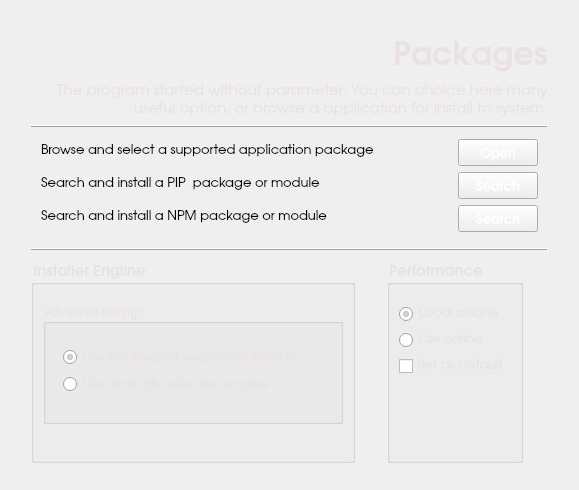
<?xml version="1.0" encoding="UTF-8"?>
<ui version="4.0">
 <class>configWidget</class>
 <widget class="QWidget" name="configWidget">
  <property name="geometry">
   <rect>
    <x>0</x>
    <y>0</y>
    <width>579</width>
    <height>490</height>
   </rect>
  </property>
  <property name="windowTitle">
   <string>Config</string>
  </property>
  <property name="styleSheet">
   <string notr="true"/>
  </property>
  <layout class="QGridLayout" name="gridLayout_3">
   <item row="1" column="1">
    <layout class="QVBoxLayout" name="verticalLayout">
     <item>
      <layout class="QVBoxLayout" name="verticalLayout_4">
       <item>
        <widget class="QLabel" name="label">
         <property name="sizePolicy">
          <sizepolicy hsizetype="Preferred" vsizetype="Fixed">
           <horstretch>0</horstretch>
           <verstretch>0</verstretch>
          </sizepolicy>
         </property>
         <property name="minimumSize">
          <size>
           <width>0</width>
           <height>50</height>
          </size>
         </property>
         <property name="font">
          <font>
           <family>URW Gothic L</family>
           <pointsize>24</pointsize>
           <weight>75</weight>
           <bold>true</bold>
          </font>
         </property>
         <property name="styleSheet">
          <string>color: rgb(234, 225, 228);</string>
         </property>
         <property name="text">
          <string>Packages</string>
         </property>
         <property name="alignment">
          <set>Qt::AlignRight|Qt::AlignTrailing|Qt::AlignVCenter</set>
         </property>
         <property name="wordWrap">
          <bool>true</bool>
         </property>
        </widget>
       </item>
      </layout>
     </item>
     <item>
      <layout class="QHBoxLayout" name="horizontalLayout">
       <item>
        <widget class="QLabel" name="labelConfigDesc">
         <property name="minimumSize">
          <size>
           <width>300</width>
           <height>0</height>
          </size>
         </property>
         <property name="font">
          <font>
           <family>URW Gothic L</family>
           <pointsize>11</pointsize>
          </font>
         </property>
         <property name="styleSheet">
          <string notr="true">color: rgb(234, 225, 228);</string>
         </property>
         <property name="text">
          <string>&lt;html&gt;&lt;head/&gt;&lt;body&gt;&lt;p&gt;The program started without parameter. You can choice here many useful option, or browse a application for install to system.&lt;/p&gt;&lt;/body&gt;&lt;/html&gt;</string>
         </property>
         <property name="alignment">
          <set>Qt::AlignRight|Qt::AlignTrailing|Qt::AlignVCenter</set>
         </property>
         <property name="wordWrap">
          <bool>true</bool>
         </property>
        </widget>
       </item>
      </layout>
     </item>
     <item>
      <widget class="QFrame" name="frame">
       <property name="sizePolicy">
        <sizepolicy hsizetype="Preferred" vsizetype="Fixed">
         <horstretch>0</horstretch>
         <verstretch>10</verstretch>
        </sizepolicy>
       </property>
       <property name="frameShape">
        <enum>QFrame::HLine</enum>
       </property>
       <property name="frameShadow">
        <enum>QFrame::Raised</enum>
       </property>
      </widget>
     </item>
     <item>
      <spacer name="verticalSpacer_4">
       <property name="orientation">
        <enum>Qt::Vertical</enum>
       </property>
       <property name="sizeType">
        <enum>QSizePolicy::Expanding</enum>
       </property>
       <property name="sizeHint" stdset="0">
        <size>
         <width>20</width>
         <height>5</height>
        </size>
       </property>
      </spacer>
     </item>
     <item>
      <layout class="QHBoxLayout" name="horizontalLayout_4">
       <property name="leftMargin">
        <number>10</number>
       </property>
       <property name="rightMargin">
        <number>10</number>
       </property>
       <item>
        <widget class="QLabel" name="labelTouchPadPdesc_2">
         <property name="sizePolicy">
          <sizepolicy hsizetype="Expanding" vsizetype="Preferred">
           <horstretch>0</horstretch>
           <verstretch>0</verstretch>
          </sizepolicy>
         </property>
         <property name="font">
          <font>
           <family>URW Gothic L</family>
           <pointsize>10</pointsize>
          </font>
         </property>
         <property name="autoFillBackground">
          <bool>false</bool>
         </property>
         <property name="text">
          <string>&lt;!DOCTYPE HTML PUBLIC &quot;-//W3C//DTD HTML 4.0//EN&quot; &quot;http://www.w3.org/TR/REC-html40/strict.dtd&quot;&gt;
&lt;html&gt;&lt;head&gt;&lt;meta name=&quot;qrichtext&quot; content=&quot;1&quot; /&gt;&lt;style type=&quot;text/css&quot;&gt;
p, li { white-space: pre-wrap; }
&lt;/style&gt;&lt;/head&gt;&lt;body style=&quot; font-family:'URW Gothic L'; font-size:10pt; font-weight:400; font-style:normal;&quot;&gt;
&lt;p style=&quot; margin-top:0px; margin-bottom:0px; margin-left:0px; margin-right:0px; -qt-block-indent:0; text-indent:0px;&quot;&gt;Browse and select a supported application package&lt;/p&gt;&lt;/body&gt;&lt;/html&gt;</string>
         </property>
         <property name="textFormat">
          <enum>Qt::AutoText</enum>
         </property>
         <property name="wordWrap">
          <bool>true</bool>
         </property>
        </widget>
       </item>
       <item>
        <spacer name="horizontalSpacer_6">
         <property name="orientation">
          <enum>Qt::Horizontal</enum>
         </property>
         <property name="sizeType">
          <enum>QSizePolicy::Fixed</enum>
         </property>
         <property name="sizeHint" stdset="0">
          <size>
           <width>15</width>
           <height>20</height>
          </size>
         </property>
        </spacer>
       </item>
       <item>
        <widget class="QPushButton" name="pushTouchPadButton_2">
         <property name="minimumSize">
          <size>
           <width>80</width>
           <height>0</height>
          </size>
         </property>
         <property name="maximumSize">
          <size>
           <width>120</width>
           <height>16777215</height>
          </size>
         </property>
         <property name="font">
          <font>
           <family>URW Gothic L</family>
           <pointsize>10</pointsize>
           <weight>75</weight>
           <bold>true</bold>
          </font>
         </property>
         <property name="toolTip">
          <string>&lt;!DOCTYPE HTML PUBLIC &quot;-//W3C//DTD HTML 4.0//EN&quot; &quot;http://www.w3.org/TR/REC-html40/strict.dtd&quot;&gt;
&lt;html&gt;&lt;head&gt;&lt;meta name=&quot;qrichtext&quot; content=&quot;1&quot; /&gt;&lt;style type=&quot;text/css&quot;&gt;
p, li { white-space: pre-wrap; }
&lt;/style&gt;&lt;/head&gt;&lt;body style=&quot; font-family:'Sans Serif'; font-size:9pt; font-weight:400; font-style:normal;&quot;&gt;
&lt;p style=&quot; margin-top:0px; margin-bottom:0px; margin-left:0px; margin-right:0px; -qt-block-indent:0; text-indent:0px;&quot;&gt;&lt;span style=&quot; font-weight:600;&quot;&gt;Configure and enable TouchPad tapping, &lt;/span&gt;&lt;/p&gt;
&lt;p style=&quot; margin-top:0px; margin-bottom:0px; margin-left:0px; margin-right:0px; -qt-block-indent:0; text-indent:0px;&quot;&gt;&lt;span style=&quot; font-weight:600;&quot;&gt;scrolling, buttons, etc...&lt;/span&gt;&lt;/p&gt;
&lt;p style=&quot;-qt-paragraph-type:empty; margin-top:0px; margin-bottom:0px; margin-left:0px; margin-right:0px; -qt-block-indent:0; text-indent:0px; font-weight:600;&quot;&gt;&lt;/p&gt;&lt;/body&gt;&lt;/html&gt;</string>
         </property>
         <property name="statusTip">
          <string/>
         </property>
         <property name="styleSheet">
          <string notr="true">border-color: rgb(255, 81, 0);
color: rgb(255, 255, 255);</string>
         </property>
         <property name="text">
          <string>Open</string>
         </property>
         <property name="flat">
          <bool>false</bool>
         </property>
        </widget>
       </item>
      </layout>
     </item>
     <item>
      <layout class="QHBoxLayout" name="horizontalLayout_6">
       <property name="leftMargin">
        <number>10</number>
       </property>
       <property name="rightMargin">
        <number>10</number>
       </property>
       <item>
        <widget class="QLabel" name="labelTouchPadPdesc_4">
         <property name="sizePolicy">
          <sizepolicy hsizetype="Expanding" vsizetype="Preferred">
           <horstretch>0</horstretch>
           <verstretch>0</verstretch>
          </sizepolicy>
         </property>
         <property name="font">
          <font>
           <family>URW Gothic L</family>
           <pointsize>10</pointsize>
          </font>
         </property>
         <property name="autoFillBackground">
          <bool>false</bool>
         </property>
         <property name="text">
          <string>&lt;!DOCTYPE HTML PUBLIC &quot;-//W3C//DTD HTML 4.0//EN&quot; &quot;http://www.w3.org/TR/REC-html40/strict.dtd&quot;&gt;
&lt;html&gt;&lt;head&gt;&lt;meta name=&quot;qrichtext&quot; content=&quot;1&quot; /&gt;&lt;style type=&quot;text/css&quot;&gt;
p, li { white-space: pre-wrap; }
&lt;/style&gt;&lt;/head&gt;&lt;body style=&quot; font-family:'URW Gothic L'; font-size:10pt; font-weight:400; font-style:normal;&quot;&gt;
&lt;p style=&quot; margin-top:0px; margin-bottom:0px; margin-left:0px; margin-right:0px; -qt-block-indent:0; text-indent:0px;&quot;&gt;Search and install a PIP  package or module&lt;/p&gt;&lt;/body&gt;&lt;/html&gt;</string>
         </property>
         <property name="textFormat">
          <enum>Qt::AutoText</enum>
         </property>
         <property name="wordWrap">
          <bool>true</bool>
         </property>
        </widget>
       </item>
       <item>
        <spacer name="horizontalSpacer_8">
         <property name="orientation">
          <enum>Qt::Horizontal</enum>
         </property>
         <property name="sizeType">
          <enum>QSizePolicy::Fixed</enum>
         </property>
         <property name="sizeHint" stdset="0">
          <size>
           <width>15</width>
           <height>20</height>
          </size>
         </property>
        </spacer>
       </item>
       <item>
        <widget class="QPushButton" name="pushTouchPadButton_4">
         <property name="minimumSize">
          <size>
           <width>80</width>
           <height>0</height>
          </size>
         </property>
         <property name="maximumSize">
          <size>
           <width>120</width>
           <height>16777215</height>
          </size>
         </property>
         <property name="font">
          <font>
           <family>URW Gothic L</family>
           <pointsize>10</pointsize>
           <weight>75</weight>
           <bold>true</bold>
          </font>
         </property>
         <property name="toolTip">
          <string>&lt;!DOCTYPE HTML PUBLIC &quot;-//W3C//DTD HTML 4.0//EN&quot; &quot;http://www.w3.org/TR/REC-html40/strict.dtd&quot;&gt;
&lt;html&gt;&lt;head&gt;&lt;meta name=&quot;qrichtext&quot; content=&quot;1&quot; /&gt;&lt;style type=&quot;text/css&quot;&gt;
p, li { white-space: pre-wrap; }
&lt;/style&gt;&lt;/head&gt;&lt;body style=&quot; font-family:'Sans Serif'; font-size:9pt; font-weight:400; font-style:normal;&quot;&gt;
&lt;p style=&quot; margin-top:0px; margin-bottom:0px; margin-left:0px; margin-right:0px; -qt-block-indent:0; text-indent:0px;&quot;&gt;&lt;span style=&quot; font-weight:600;&quot;&gt;Configure and enable TouchPad tapping, &lt;/span&gt;&lt;/p&gt;
&lt;p style=&quot; margin-top:0px; margin-bottom:0px; margin-left:0px; margin-right:0px; -qt-block-indent:0; text-indent:0px;&quot;&gt;&lt;span style=&quot; font-weight:600;&quot;&gt;scrolling, buttons, etc...&lt;/span&gt;&lt;/p&gt;
&lt;p style=&quot;-qt-paragraph-type:empty; margin-top:0px; margin-bottom:0px; margin-left:0px; margin-right:0px; -qt-block-indent:0; text-indent:0px; font-weight:600;&quot;&gt;&lt;/p&gt;&lt;/body&gt;&lt;/html&gt;</string>
         </property>
         <property name="statusTip">
          <string/>
         </property>
         <property name="styleSheet">
          <string notr="true">border-color: rgb(255, 81, 0);
color: rgb(255, 255, 255);</string>
         </property>
         <property name="text">
          <string>Search</string>
         </property>
         <property name="flat">
          <bool>false</bool>
         </property>
        </widget>
       </item>
      </layout>
     </item>
     <item>
      <layout class="QHBoxLayout" name="horizontalLayout_8">
       <property name="leftMargin">
        <number>10</number>
       </property>
       <property name="rightMargin">
        <number>10</number>
       </property>
       <item>
        <widget class="QLabel" name="labelTouchPadPdesc_6">
         <property name="sizePolicy">
          <sizepolicy hsizetype="Expanding" vsizetype="Preferred">
           <horstretch>0</horstretch>
           <verstretch>0</verstretch>
          </sizepolicy>
         </property>
         <property name="font">
          <font>
           <family>URW Gothic L</family>
           <pointsize>10</pointsize>
          </font>
         </property>
         <property name="autoFillBackground">
          <bool>false</bool>
         </property>
         <property name="text">
          <string>&lt;!DOCTYPE HTML PUBLIC &quot;-//W3C//DTD HTML 4.0//EN&quot; &quot;http://www.w3.org/TR/REC-html40/strict.dtd&quot;&gt;
&lt;html&gt;&lt;head&gt;&lt;meta name=&quot;qrichtext&quot; content=&quot;1&quot; /&gt;&lt;style type=&quot;text/css&quot;&gt;
p, li { white-space: pre-wrap; }
&lt;/style&gt;&lt;/head&gt;&lt;body style=&quot; font-family:'URW Gothic L'; font-size:10pt; font-weight:400; font-style:normal;&quot;&gt;
&lt;p style=&quot; margin-top:0px; margin-bottom:0px; margin-left:0px; margin-right:0px; -qt-block-indent:0; text-indent:0px;&quot;&gt;Search and install a NPM package or module&lt;/p&gt;&lt;/body&gt;&lt;/html&gt;</string>
         </property>
         <property name="textFormat">
          <enum>Qt::AutoText</enum>
         </property>
         <property name="wordWrap">
          <bool>true</bool>
         </property>
        </widget>
       </item>
       <item>
        <spacer name="horizontalSpacer_10">
         <property name="orientation">
          <enum>Qt::Horizontal</enum>
         </property>
         <property name="sizeType">
          <enum>QSizePolicy::Fixed</enum>
         </property>
         <property name="sizeHint" stdset="0">
          <size>
           <width>15</width>
           <height>20</height>
          </size>
         </property>
        </spacer>
       </item>
       <item>
        <widget class="QPushButton" name="pushTouchPadButton_6">
         <property name="minimumSize">
          <size>
           <width>80</width>
           <height>0</height>
          </size>
         </property>
         <property name="maximumSize">
          <size>
           <width>120</width>
           <height>16777215</height>
          </size>
         </property>
         <property name="font">
          <font>
           <family>URW Gothic L</family>
           <pointsize>10</pointsize>
           <weight>75</weight>
           <bold>true</bold>
          </font>
         </property>
         <property name="toolTip">
          <string>&lt;!DOCTYPE HTML PUBLIC &quot;-//W3C//DTD HTML 4.0//EN&quot; &quot;http://www.w3.org/TR/REC-html40/strict.dtd&quot;&gt;
&lt;html&gt;&lt;head&gt;&lt;meta name=&quot;qrichtext&quot; content=&quot;1&quot; /&gt;&lt;style type=&quot;text/css&quot;&gt;
p, li { white-space: pre-wrap; }
&lt;/style&gt;&lt;/head&gt;&lt;body style=&quot; font-family:'Sans Serif'; font-size:9pt; font-weight:400; font-style:normal;&quot;&gt;
&lt;p style=&quot; margin-top:0px; margin-bottom:0px; margin-left:0px; margin-right:0px; -qt-block-indent:0; text-indent:0px;&quot;&gt;&lt;span style=&quot; font-weight:600;&quot;&gt;Configure and enable TouchPad tapping, &lt;/span&gt;&lt;/p&gt;
&lt;p style=&quot; margin-top:0px; margin-bottom:0px; margin-left:0px; margin-right:0px; -qt-block-indent:0; text-indent:0px;&quot;&gt;&lt;span style=&quot; font-weight:600;&quot;&gt;scrolling, buttons, etc...&lt;/span&gt;&lt;/p&gt;
&lt;p style=&quot;-qt-paragraph-type:empty; margin-top:0px; margin-bottom:0px; margin-left:0px; margin-right:0px; -qt-block-indent:0; text-indent:0px; font-weight:600;&quot;&gt;&lt;/p&gt;&lt;/body&gt;&lt;/html&gt;</string>
         </property>
         <property name="statusTip">
          <string/>
         </property>
         <property name="styleSheet">
          <string notr="true">border-color: rgb(255, 81, 0);
color: rgb(255, 255, 255);</string>
         </property>
         <property name="text">
          <string>Search</string>
         </property>
         <property name="flat">
          <bool>false</bool>
         </property>
        </widget>
       </item>
      </layout>
     </item>
     <item>
      <spacer name="verticalSpacer_7">
       <property name="orientation">
        <enum>Qt::Vertical</enum>
       </property>
       <property name="sizeType">
        <enum>QSizePolicy::Fixed</enum>
       </property>
       <property name="sizeHint" stdset="0">
        <size>
         <width>20</width>
         <height>10</height>
        </size>
       </property>
      </spacer>
     </item>
     <item>
      <widget class="QFrame" name="frame_2">
       <property name="sizePolicy">
        <sizepolicy hsizetype="Preferred" vsizetype="Fixed">
         <horstretch>0</horstretch>
         <verstretch>10</verstretch>
        </sizepolicy>
       </property>
       <property name="frameShape">
        <enum>QFrame::HLine</enum>
       </property>
       <property name="frameShadow">
        <enum>QFrame::Raised</enum>
       </property>
      </widget>
     </item>
     <item>
      <layout class="QHBoxLayout" name="horizontalLayout_2">
       <item>
        <layout class="QVBoxLayout" name="verticalLayout_2">
         <item>
          <widget class="QGroupBox" name="groupBoxClickBehaviour">
           <property name="sizePolicy">
            <sizepolicy hsizetype="Expanding" vsizetype="Preferred">
             <horstretch>0</horstretch>
             <verstretch>0</verstretch>
            </sizepolicy>
           </property>
           <property name="font">
            <font>
             <family>URW Gothic L</family>
             <pointsize>11</pointsize>
             <weight>75</weight>
             <bold>true</bold>
            </font>
           </property>
           <property name="autoFillBackground">
            <bool>false</bool>
           </property>
           <property name="styleSheet">
            <string notr="true">color:#eae1e4</string>
           </property>
           <property name="title">
            <string>Installer Engline</string>
           </property>
           <property name="flat">
            <bool>true</bool>
           </property>
           <property name="checkable">
            <bool>false</bool>
           </property>
           <layout class="QGridLayout" name="gridLayout">
            <item row="0" column="0">
             <spacer name="verticalSpacer_9">
              <property name="orientation">
               <enum>Qt::Vertical</enum>
              </property>
              <property name="sizeType">
               <enum>QSizePolicy::Fixed</enum>
              </property>
              <property name="sizeHint" stdset="0">
               <size>
                <width>0</width>
                <height>10</height>
               </size>
              </property>
             </spacer>
            </item>
            <item row="1" column="0" rowspan="2">
             <widget class="QGroupBox" name="groupBox">
              <property name="sizePolicy">
               <sizepolicy hsizetype="Expanding" vsizetype="Preferred">
                <horstretch>0</horstretch>
                <verstretch>0</verstretch>
               </sizepolicy>
              </property>
              <property name="minimumSize">
               <size>
                <width>300</width>
                <height>120</height>
               </size>
              </property>
              <property name="title">
               <string>Advanced settings</string>
              </property>
              <widget class="QRadioButton" name="DoubleClick">
               <property name="geometry">
                <rect>
                 <x>20</x>
                 <y>43</y>
                 <width>244</width>
                 <height>21</height>
                </rect>
               </property>
               <property name="font">
                <font>
                 <family>URW Gothic L</family>
                 <pointsize>10</pointsize>
                 <weight>50</weight>
                 <italic>false</italic>
                 <bold>false</bold>
                 <underline>false</underline>
                 <strikeout>false</strikeout>
                 <kerning>true</kerning>
                </font>
               </property>
               <property name="text">
                <string>Use Packagekit supported formats</string>
               </property>
               <property name="checked">
                <bool>true</bool>
               </property>
              </widget>
              <widget class="QRadioButton" name="singleClick">
               <property name="enabled">
                <bool>true</bool>
               </property>
               <property name="geometry">
                <rect>
                 <x>20</x>
                 <y>70</y>
                 <width>244</width>
                 <height>21</height>
                </rect>
               </property>
               <property name="font">
                <font>
                 <family>URW Gothic L</family>
                 <pointsize>10</pointsize>
                </font>
               </property>
               <property name="mouseTracking">
                <bool>true</bool>
               </property>
               <property name="text">
                <string>Use statically selected engine</string>
               </property>
               <property name="checked">
                <bool>false</bool>
               </property>
              </widget>
             </widget>
            </item>
            <item row="5" column="0">
             <spacer name="verticalSpacer_5">
              <property name="orientation">
               <enum>Qt::Vertical</enum>
              </property>
              <property name="sizeType">
               <enum>QSizePolicy::Expanding</enum>
              </property>
              <property name="sizeHint" stdset="0">
               <size>
                <width>297</width>
                <height>27</height>
               </size>
              </property>
             </spacer>
            </item>
           </layout>
          </widget>
         </item>
        </layout>
       </item>
       <item>
        <spacer name="horizontalSpacer">
         <property name="orientation">
          <enum>Qt::Horizontal</enum>
         </property>
         <property name="sizeType">
          <enum>QSizePolicy::Expanding</enum>
         </property>
         <property name="sizeHint" stdset="0">
          <size>
           <width>20</width>
           <height>20</height>
          </size>
         </property>
        </spacer>
       </item>
       <item>
        <layout class="QVBoxLayout" name="verticalLayout_3">
         <item>
          <widget class="QGroupBox" name="groupBoxButtonOrder">
           <property name="font">
            <font>
             <family>URW Gothic L</family>
             <pointsize>11</pointsize>
             <weight>75</weight>
             <bold>true</bold>
            </font>
           </property>
           <property name="styleSheet">
            <string notr="true">color:#eae1e4</string>
           </property>
           <property name="title">
            <string>Performance</string>
           </property>
           <property name="flat">
            <bool>true</bool>
           </property>
           <property name="checkable">
            <bool>false</bool>
           </property>
           <layout class="QGridLayout" name="gridLayout_2">
            <item row="2" column="0">
             <widget class="QRadioButton" name="radioButtonRightHand">
              <property name="font">
               <font>
                <family>URW Gothic L</family>
                <pointsize>10</pointsize>
               </font>
              </property>
              <property name="text">
               <string>Local cache</string>
              </property>
              <property name="checked">
               <bool>true</bool>
              </property>
             </widget>
            </item>
            <item row="4" column="0">
             <widget class="QCheckBox" name="checkReverse">
              <property name="font">
               <font>
                <family>URW Gothic L</family>
                <pointsize>10</pointsize>
               </font>
              </property>
              <property name="styleSheet">
               <string notr="true">color:#eae1e4</string>
              </property>
              <property name="text">
               <string>Set as default</string>
              </property>
             </widget>
            </item>
            <item row="3" column="0">
             <widget class="QRadioButton" name="radioButtonLeftHand">
              <property name="font">
               <font>
                <family>URW Gothic L</family>
                <pointsize>10</pointsize>
               </font>
              </property>
              <property name="text">
               <string>Use online</string>
              </property>
             </widget>
            </item>
            <item row="5" column="0">
             <spacer name="verticalSpacer_6">
              <property name="orientation">
               <enum>Qt::Vertical</enum>
              </property>
              <property name="sizeType">
               <enum>QSizePolicy::Expanding</enum>
              </property>
              <property name="sizeHint" stdset="0">
               <size>
                <width>20</width>
                <height>30</height>
               </size>
              </property>
             </spacer>
            </item>
            <item row="1" column="0">
             <spacer name="verticalSpacer_8">
              <property name="orientation">
               <enum>Qt::Vertical</enum>
              </property>
              <property name="sizeType">
               <enum>QSizePolicy::Fixed</enum>
              </property>
              <property name="sizeHint" stdset="0">
               <size>
                <width>20</width>
                <height>10</height>
               </size>
              </property>
             </spacer>
            </item>
           </layout>
          </widget>
         </item>
        </layout>
       </item>
       <item>
        <spacer name="horizontalSpacer_5">
         <property name="orientation">
          <enum>Qt::Horizontal</enum>
         </property>
         <property name="sizeType">
          <enum>QSizePolicy::Expanding</enum>
         </property>
         <property name="sizeHint" stdset="0">
          <size>
           <width>20</width>
           <height>20</height>
          </size>
         </property>
        </spacer>
       </item>
      </layout>
     </item>
    </layout>
   </item>
   <item row="2" column="1">
    <spacer name="verticalSpacer_2">
     <property name="orientation">
      <enum>Qt::Vertical</enum>
     </property>
     <property name="sizeHint" stdset="0">
      <size>
       <width>20</width>
       <height>40</height>
      </size>
     </property>
    </spacer>
   </item>
   <item row="1" column="0">
    <spacer name="horizontalSpacer_2">
     <property name="orientation">
      <enum>Qt::Horizontal</enum>
     </property>
     <property name="sizeType">
      <enum>QSizePolicy::Fixed</enum>
     </property>
     <property name="sizeHint" stdset="0">
      <size>
       <width>20</width>
       <height>20</height>
      </size>
     </property>
    </spacer>
   </item>
   <item row="0" column="1">
    <spacer name="verticalSpacer_3">
     <property name="orientation">
      <enum>Qt::Vertical</enum>
     </property>
     <property name="sizeType">
      <enum>QSizePolicy::Expanding</enum>
     </property>
     <property name="sizeHint" stdset="0">
      <size>
       <width>20</width>
       <height>40</height>
      </size>
     </property>
    </spacer>
   </item>
   <item row="1" column="2">
    <spacer name="horizontalSpacer_3">
     <property name="orientation">
      <enum>Qt::Horizontal</enum>
     </property>
     <property name="sizeType">
      <enum>QSizePolicy::Fixed</enum>
     </property>
     <property name="sizeHint" stdset="0">
      <size>
       <width>20</width>
       <height>20</height>
      </size>
     </property>
    </spacer>
   </item>
  </layout>
 </widget>
 <resources/>
 <connections/>
</ui>
